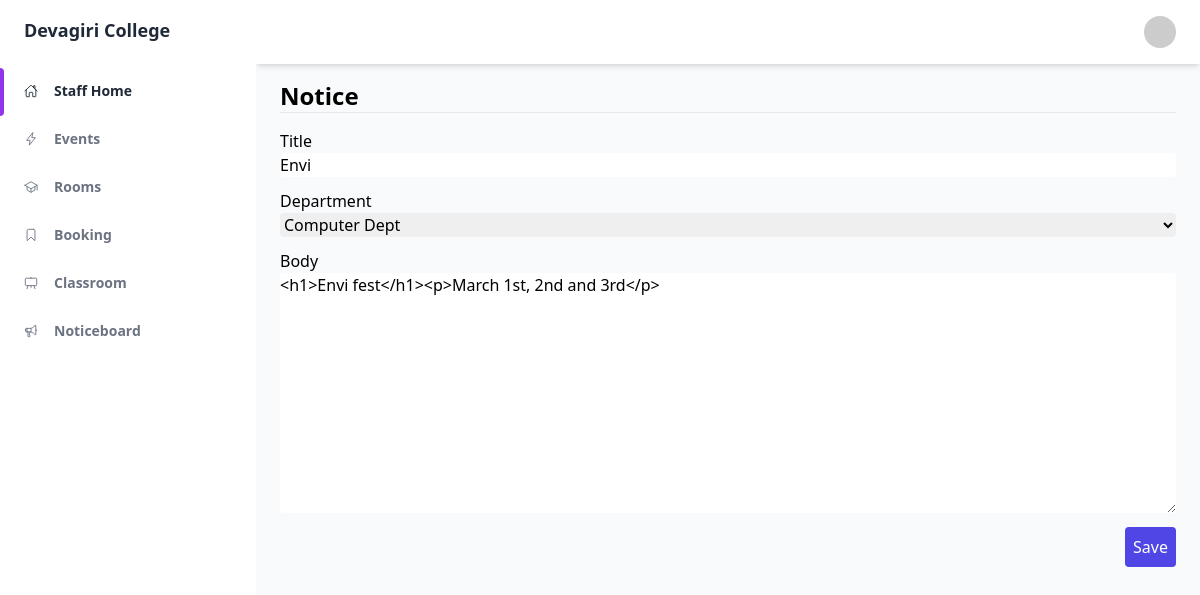
The app's page /administrator/noticeboard/edit/1/ (signed in) with its own data.
### administrator/models.py (models this page shows)
class Noticeboard(models.Model):
    id = models.AutoField(primary_key=True)
    title = models.CharField(max_length=100, unique=True)
    body = models.TextField()
    department = models.ForeignKey(to=Department,on_delete=models.CASCADE, blank=True, null=True)
    created_on = models.DateField(auto_now_add=True)
    updated_on = models.DateField(auto_now=True)

### administrator/views.py (the view)
# urls.py: path("noticeboard/edit/<id>/", NoticeboardUpdateView.as_view(), name="noticeboard_edit"),
class NoticeboardUpdateView(LoginRequiredMixin, UserPassesTestMixin, SuccessMessageMixin, UpdateView):
    model = Noticeboard
    fields = '__all__'
    template_name = "administrator/noticeboard/create.html"
    success_url = reverse_lazy('noticeboard_list')
    success_message = "The notice has been updated successfully."
    pk_url_kwarg = 'id'
    def test_func(self):
        return self.request.user.admin or self.request.user.staff

### administrator/models.py (called while the page is built)
    def __str__(self):
        return self.name

### administrator/templates/administrator/noticeboard/create.html (shortened to what this page needs)
{% extends 'master.html' %}
{% load widget_tweaks %}
{% load static %}
{% block content %}
<h1 class="font-bold text-2xl">Notice</h1>
<hr />
<div class="container mt-4">
    <form method="post">
        <div class="grid grid-cols-2 gap-3">
            <div class="col-span-2">
                <label>{{ form.title.label }}</label>
                {% render_field form.title class="form-input w-full rounded" %}
            </div>
            <div class="col-span-2">
                <label>{{ form.department.label }}</label>
                {% render_field form.department class="form-input w-full rounded" %}
            </div>
            <div class="col-span-2">
                <label>{{ form.body.label }}</label>
                {% render_field form.body class="form-input w-full rounded" %}
            </div>
        </div>
        <div class="flex mt-2">
            <button type="submit" class="ml-auto bg-indigo-600 p-2 rounded text-white">Save</button>
        </div>
    </form>
</div>
{% endblock content %}

### records on screen
Noticeboard: title "Envi", department "Computer Dept", body "<h1>Envi fest</h1><p>March 1st, 2nd and 3rd</p>"
